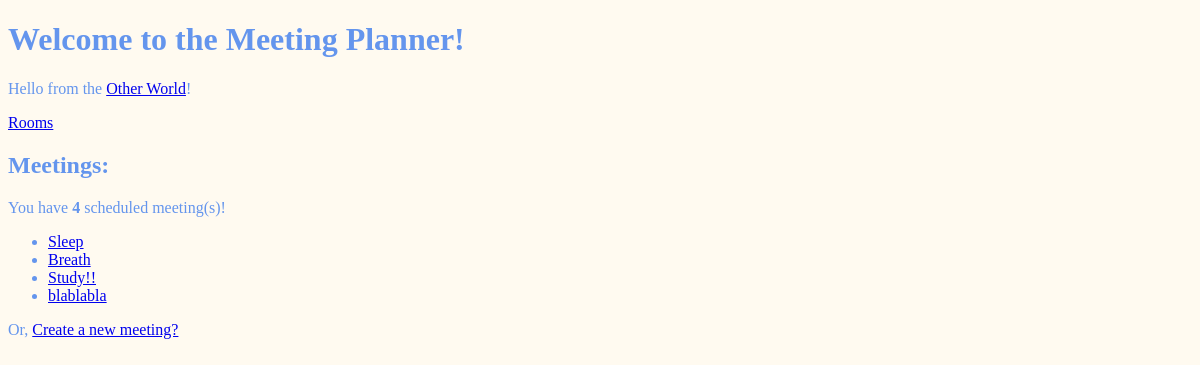
Before: / with the older database file.
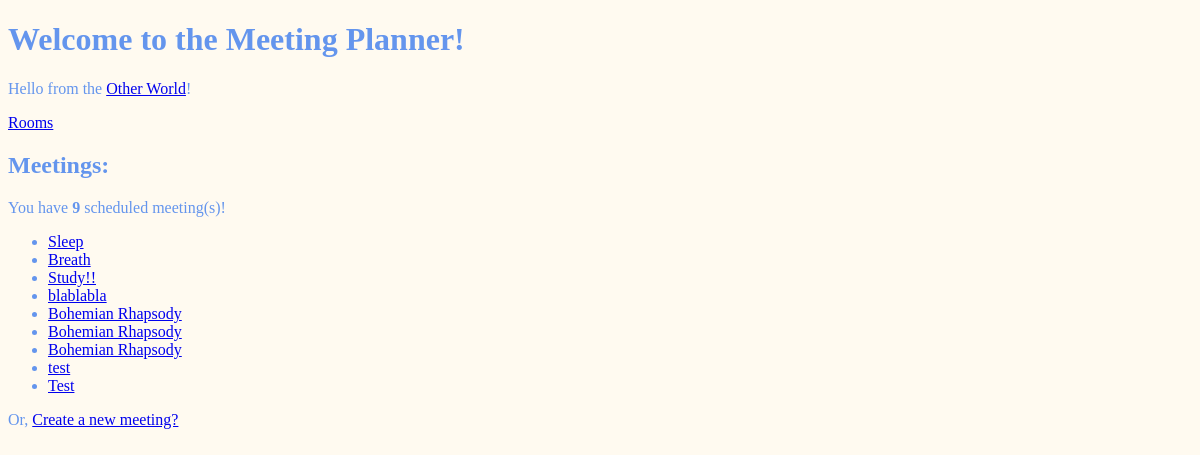
After: the same page with the newer database file.
### meetings/models.py (models this page shows, shortened)
class Meeting(models.Model):
    title = models.CharField(max_length=200)
    date = models.DateField()
    start_time = models.TimeField(default=time(9))
    duration = models.IntegerField(default=30)
    room = models.ForeignKey(Room, on_delete=models.CASCADE)

### website/views.py (the view)
# urls.py: path('', welcome, name='home'),
def welcome(request):
    return render(request, 'website/welcome.html',
                  {
                      'number_of_meetings': Meeting.objects.count(),
                      'meetings': Meeting.objects.all(),
                  })

### website/templates/website/welcome.html (shortened to what this page needs)
{% extends 'base.html' %}
{% block content %}
<h1>Welcome to the Meeting Planner!</h1>
<p>
    Hello from the <a href="http://www.abukhleif.com">Other World</a>!
</p>
<p>
    <a href="{% url 'rooms' %}">Rooms</a>
</p>
<h2>Meetings:</h2>
<p>
    You have <strong>{{number_of_meetings}}</strong> scheduled meeting(s)!
<ul>
    {% for meeting in meetings %}
    <li>
        <a href="{% url 'detail' meeting.id %}">
            {{meeting.title}}
        </a>
    </li>
    {% endfor %}
</ul>
Or, <a href="{% url 'create' %}">Create a new meeting?</a>
</p>
{% endblock %}

Changed rows visible on the page:
added Meeting: title "Bohemian Rhapsody"
added Meeting: title "Bohemian Rhapsody"
added Meeting: title "Bohemian Rhapsody"
added Meeting: title "test"
added Meeting: title "Test"
Other visible differences:
{{ number_of_meetings }}: "4" → "9"
